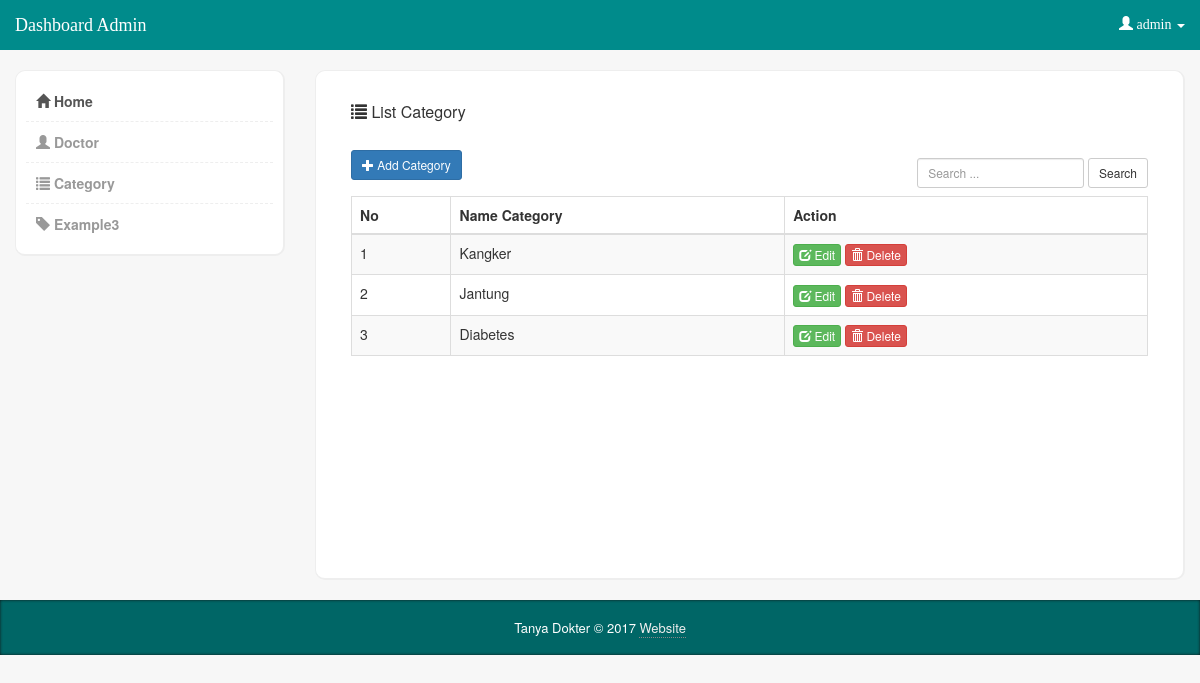
Page /admin/index.php?categories (signed in) on the committed database.
### tables this page shows
CREATE TABLE `categories` (
  `id_category` int(11) NOT NULL AUTO_INCREMENT,
  `name_category` varchar(30) NOT NULL,
  PRIMARY KEY (`id_category`)
);

### admin/module/categories/list.php (the view, shortened to what this page needs)
<div class="col-md-9">
	<div class="content-box-large">
		<div class="panel-heading">
			<div class="panel-title"><i class="glyphicon glyphicon-list"></i> List Category</div>
		</div>
		<div class="panel-body">
			<a href="?addCategory" class="btn btn-sm btn-primary f_list"><i class="glyphicon glyphicon-plus"></i> Add Category</a>
			<form class="navbar-form navbar-right" method="post" action="?categories">
        		<div class="form-group">
         			<input type="text" class="form-control input-sm" placeholder="Search ..." name="search">
        		</div>
        		<button type="submit" class="btn btn-sm btn-default">Search</button>
      		</form>
			 <table cellpadding="0" cellspacing="0" border="0" class="table table-striped table-bordered" id="example">
			 	<thead>
			 		<tr>
			 			<th>No</th>
			 			<th>Name Category</th>
			 			<th>Action</th>
			 		</tr>
			 	</thead>
			 	<tbody>
			 		<?php
			 			function highlight($text_highlight, $text_search) {
               			 	$str = preg_replace('#'. preg_quote($text_highlight) .'#i', '<span style="font-weight:bold;">\\0</span>', $text_search);
               				return $str;
              			}
			 			$no 			= 1;
			 			$search 		= isset($_POST['search']) ? $_POST['search'] : '';
			 			$sql 			= "SELECT * FROM categories";
			 			$query			= mysql_query($sql);
			 			$count 			= mysql_num_rows($query);
			 			if ($count == 0) {
               				echo "<tr><td colspan='9'>Category Not Found !!</td></tr>";
              			} else {
				 			while ($data = mysql_fetch_assoc($query)) {
				 			?>
				 				<tr>
				 					<td><?=	$no ?></td>
				 					<td><?= highlight($search, $data['name_category']); ?></td>
				 					<td>
				 						<a href="?editCategory&id=<?= $data['id_category']?>" class="btn btn-xs btn-success"><i class="glyphicon glyphicon-edit"></i> Edit</a>
				 						<a href="?deleteCategory&id=<?= $data['id_category']?>" class="btn btn-xs btn-danger"><i class="glyphicon glyphicon-trash"></i> Delete</a>
				 					</td>
				 				</tr>
				 			<?php
				 				$no++;
				 			}
              			}
			 		 ?>
			 	</tbody>
			 </table>
		</div>
	</div>
</div>

### assets/css/style.css (style rules this page uses)
body { background-color: #f7f7f7; }
.content-box, .content-box-large { margin-bottom:20px; margin-top:70px; background:#fff; border-radius:10px; padding:10px; border-left:1px solid #eee; border-top:1px solid #eee; border-right:2px solid #eee; border-bottom:2px solid #eee; }
.content-box-large { padding: 20px; margin-left: 0; min-height: 510px; }

### rows in the picture
categories: name_category "K a n g k e r"
categories: name_category "J a n t u n g"
categories: name_category "D i a b e t e s"

### other values in the picture
$_SESSION['name'] "admin"
